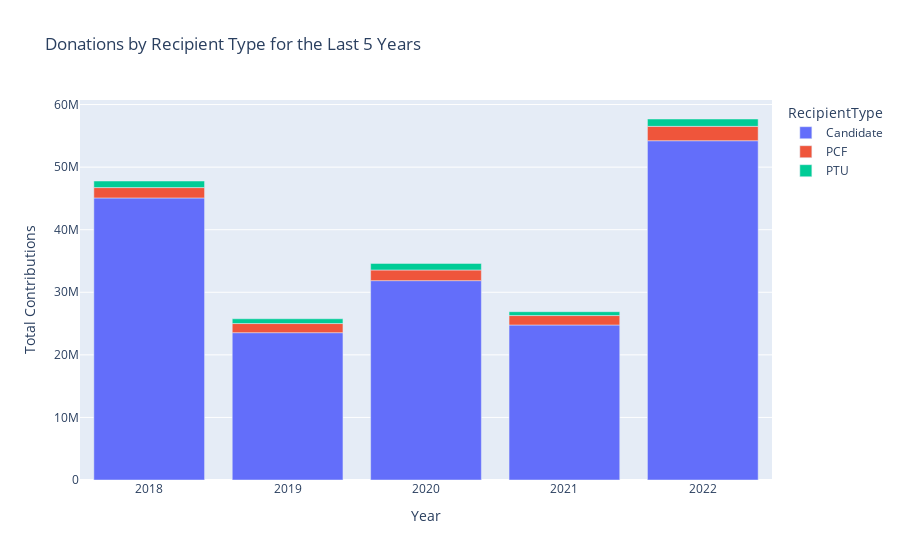

The notebook cell this image was saved under:
### Code cell
grouped4 = filtered_df.groupby(['DonationYear', 'RecipientType'])['TotalAmount'].sum().reset_index()
fig = px.bar(
    grouped4,
    x='DonationYear',
    y='TotalAmount',
    color='RecipientType',
    title='Donations by Recipient Type for the Last 5 Years',
    labels={"DonationYear": "Year", "TotalAmount": "Total Contributions"},
)

fig.show()

### Figure 1 — Plotly figure (JSON) as saved in the notebook; plotly's stock layout.template omitted (floating-point values rounded to 4 significant figures)
{"data": [{"alignmentgroup": "True", "hovertemplate": "RecipientType=Candidate<br>Year=%{x}<br>Total Contributions=%{y}<extra></extra>", "legendgroup": "Candidate", "marker": {"color": "#636efa", "pattern": {"shape": ""}}, "name": "Candidate", "offsetgroup": "Candidate", "orientation": "v", "showlegend": true, "textposition": "auto", "type": "bar", "x": [2018, 2019, 2020, 2021, 2022], "xaxis": "x", "y": [45080000.0, 23550000.0, 31860000.0, 24770000.0, 54220000.0], "yaxis": "y"}, {"alignmentgroup": "True", "hovertemplate": "RecipientType=PCF<br>Year=%{x}<br>Total Contributions=%{y}<extra></extra>", "legendgroup": "PCF", "marker": {"color": "#EF553B", "pattern": {"shape": ""}}, "name": "PCF", "offsetgroup": "PCF", "orientation": "v", "showlegend": true, "textposition": "auto", "type": "bar", "x": [2018, 2019, 2020, 2021, 2022], "xaxis": "x", "y": [1656000.0, 1459000.0, 1702000.0, 1508000.0, 2293000.0], "yaxis": "y"}, {"alignmentgroup": "True", "hovertemplate": "RecipientType=PTU<br>Year=%{x}<br>Total Contributions=%{y}<extra></extra>", "legendgroup": "PTU", "marker": {"color": "#00cc96", "pattern": {"shape": ""}}, "name": "PTU", "offsetgroup": "PTU", "orientation": "v", "showlegend": true, "textposition": "auto", "type": "bar", "x": [2018, 2019, 2020, 2021, 2022], "xaxis": "x", "y": [1051000.0, 760500.0, 1053000.0, 617300.0, 1177000.0], "yaxis": "y"}], "layout": {"barmode": "relative", "legend": {"title": {"text": "RecipientType"}, "tracegroupgap": 0}, "title": {"text": "Donations by Recipient Type for the Last 5 Years"}, "xaxis": {"anchor": "y", "domain": [0, 1], "title": {"text": "Year"}}, "yaxis": {"anchor": "x", "domain": [0, 1], "title": {"text": "Total Contributions"}}}}
